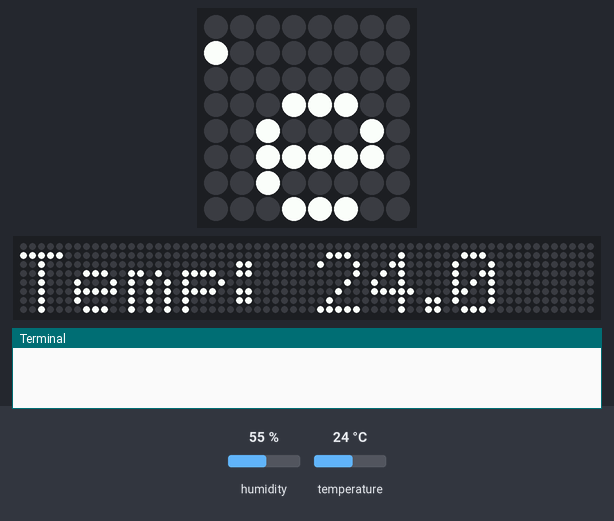
This program was run on a simulated Raspberry Pi (BCM pin numbers) with a Sense HAT. Shown: the Sense HAT's 8×8 RGB LED matrix, a strip that is not on the board, showing the scrolling text unrolled, the last lines printed to the terminal. The inputs (shaded band) are chosen by the test bench; at power-on: humidity 55 %, temperature 24 °C. The 64×8 strip is a reading aid, not a part: it shows the text the matrix is scrolling, unrolled, one strip-width of it at a time. At 11.9 s the program stops and its outputs stay as they are.

Above: at 1.28 s.
1.3 s: humidity set to 22 %
At 6.92 s:
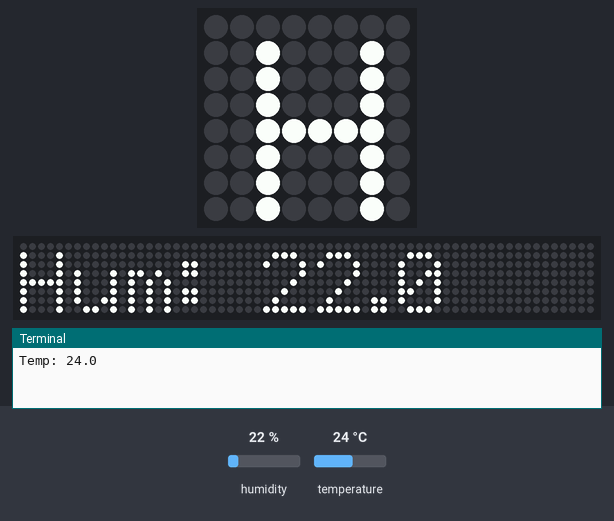
At 13.1 s:
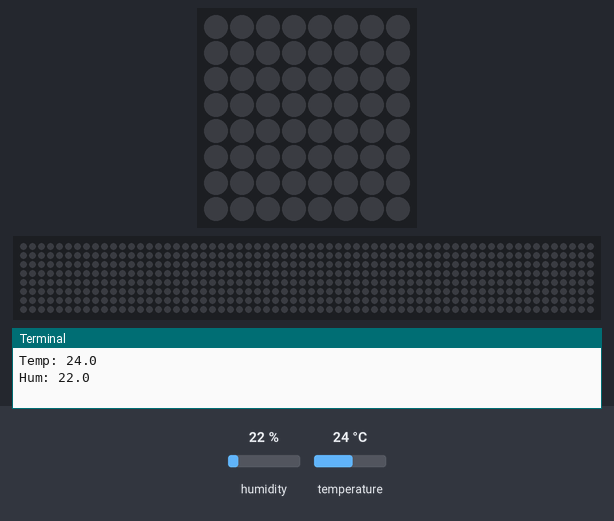

The program:

allu_temp_humidity.py
```python
from sense_hat import SenseHat

sense = SenseHat()
sense.clear()

temp = sense.get_temperature()
sense.show_message("Temp: " + (str("%.1f" % temp)))
print("Temp: " + (str("%.1f" % temp)))

humidity = sense.get_humidity()
sense.show_message("Hum: " + (str(round(humidity,1))))
print("Hum: " + (str(round(humidity,1))))
```
